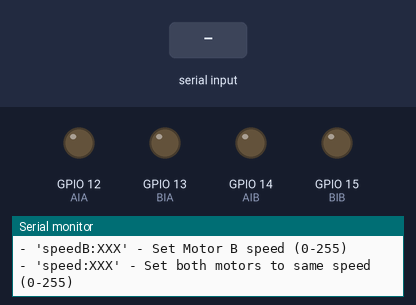
Bench run of a sketch on a simulated ESP32. Shown: output pins drawn as LEDs (lit = HIGH), the last lines printed to the serial monitor. The test bench sets the inputs (shaded band). Nothing arrives over Bluetooth unless stated.

Above: at 1.2 s.
1.3 s: "start\n" received over the second serial link
3.3 s: "speed:90\n" received over the second serial link
At 4.7 s:
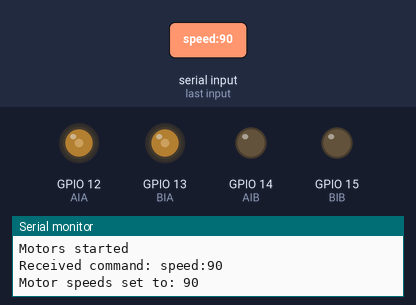
5.6 s: "stop\n" received over the second serial link
At 6.3 s:
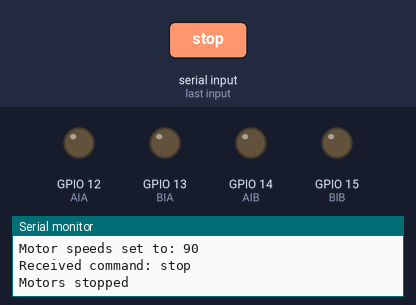
Timing chart, 0 to 8.6 s (numbered marks = the images above; inputs shaded):
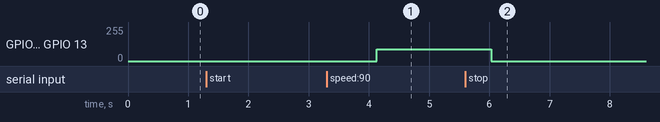

Measured:
- after the input at 3.3 s, GPIO 12 (AIA), GPIO 13 (BIA): 0/255 → 90/255 after 0.83 s
- after the input at 5.6 s, GPIO 12 (AIA), GPIO 13 (BIA): 90/255 → 0/255 after 0.43 s

The sketch:

straight_line.ino
```cpp
#include "BluetoothSerial.h"

#if !defined(CONFIG_BT_ENABLED) || !defined(CONFIG_BLUEDROID_ENABLED)
#error Bluetooth is not enabled! Please run `make menuconfig` to enable it
#endif

// Motor A pins
const int AIA = 12;  // Motor A - Forward pin
const int AIB = 14;  // Motor A - Backward pin
// Motor B pins
const int BIA = 13;  // Motor B - Forward pin
const int BIB = 15;  // Motor B - Backward pin

// LEDC properties
const int freq = 5000;
const int resolution = 8;

BluetoothSerial SerialBT;

byte motorA_speed = 0;
byte motorB_speed = 0;
bool motorsRunning = false; // Motor control state
String command = "";      // For incoming command strings

void setup() {
  Serial.begin(115200);
  SerialBT.begin("ESP32_MotorControl"); // Bluetooth device name
  Serial.println("Ready to pair via Bluetooth");

  // LEDC Setup
  ledcAttach(AIA, freq, resolution);
  ledcAttach(AIB, freq, resolution);
  ledcAttach(BIA, freq, resolution);
  ledcAttach(BIB, freq, resolution);

  Serial.println("Motor control ready");
  Serial.println("Available commands:");
  Serial.println("- 'start' - Start motor movement");
  Serial.println("- 'stop' - Stop motor movement");
  Serial.println("- 'speedA:XXX' - Set Motor A speed (0-255)");
  Serial.println("- 'speedB:XXX' - Set Motor B speed (0-255)");
  Serial.println("- 'speed:XXX' - Set both motors to same speed (0-255)");
}

void loop() {
  // Check for Bluetooth data
  if (SerialBT.available() > 0) {
    char incomingChar = SerialBT.read();

    // Build command string until newline
    if (incomingChar == '\n' || incomingChar == '\r') {
      if (command.length() > 0) {
        processCommand(command);
        command = ""; // Clear command buffer
      }
    } else {
      command += incomingChar;
    }
  }

  // Execute movement pattern only if motors are running
  if (motorsRunning) {
    forward();
    delay(100);
  } else {
    // Stop all motors
    stopMotors();
    delay(100);
  }
}

void processCommand(String cmd) {
  cmd.trim(); // Remove whitespace
  cmd.toLowerCase(); // Convert to lowercase for easier parsing

  Serial.print("Received command: ");
  Serial.println(cmd);

  if (cmd == "start") {
    motorsRunning = true;
    Serial.println("Motors started");
    SerialBT.println("Motors started");

  } else if (cmd == "stop") {
    motorsRunning = false;
    Serial.println("Motors stopped");
    SerialBT.println("Motors stopped");

  } else if (cmd.startsWith("speedA:")) {
    // Extract speed value after "speed:"
    String speedStr = cmd.substring(7); // Remove "speed:" prefix
    int speedValue = speedStr.toInt();

    // Validate speed range
    if (speedValue >= 0 && speedValue <= 255) {
      motorA_speed = speedValue;
      Serial.print("Motor A speed set to: ");
      Serial.println(motorA_speed);
      SerialBT.print("Motor A speed set to: ");
      SerialBT.println(motorA_speed);
    } else {
      Serial.println("Invalid speed value (0-255)");
      SerialBT.println("Invalid speed value (0-255)");
    }
  } else if (cmd.startsWith("speedB:")) {
    String speedStr = cmd.substring(7); // Remove "speedB:" prefix
    int speedValue = speedStr.toInt();

    // Validate speed range
    if (speedValue >= 0 && speedValue <= 255) {
      motorB_speed = speedValue;
      Serial.print("Motor B speed set to: ");
      Serial.println(motorB_speed);
      SerialBT.print("Motor B speed set to: ");
      SerialBT.println(motorB_speed);
    } else {
      Serial.println("Invalid speed value (0-255)");
      SerialBT.println("Invalid speed value (0-255)");
    }

  } else if (cmd.startsWith("speed:")) {
    String speedStr = cmd.substring(6); // Remove "speed:" prefix
    int speedValue = speedStr.toInt();

    // Validate speed range
    if (speedValue >= 0 && speedValue <= 255) {
      motorA_speed = speedValue;
      motorB_speed = speedValue;
      Serial.print("Motor speeds set to: ");
      Serial.println(motorA_speed);
      SerialBT.print("Motor speeds set to: ");
      SerialBT.println(motorA_speed);
    } else {
      Serial.println("Invalid speed value (0-255)");
      SerialBT.println("Invalid speed value (0-255)");
    }
  } else {
    Serial.println("Unknown command");
    SerialBT.println("Unknown command");
    SerialBT.println("Available: start, stop, speedA:N, speedB:N, speed:N");
  }
}

void stopMotors() {
  ledcWrite(AIA, 0);
  ledcWrite(AIB, 0);
  ledcWrite(BIA, 0);
  ledcWrite(BIB, 0);
}

void forward() {
  ledcWrite(AIA, motorA_speed);
  ledcWrite(AIB, 0);
  ledcWrite(BIA, motorB_speed);
  ledcWrite(BIB, 0);
}
```
